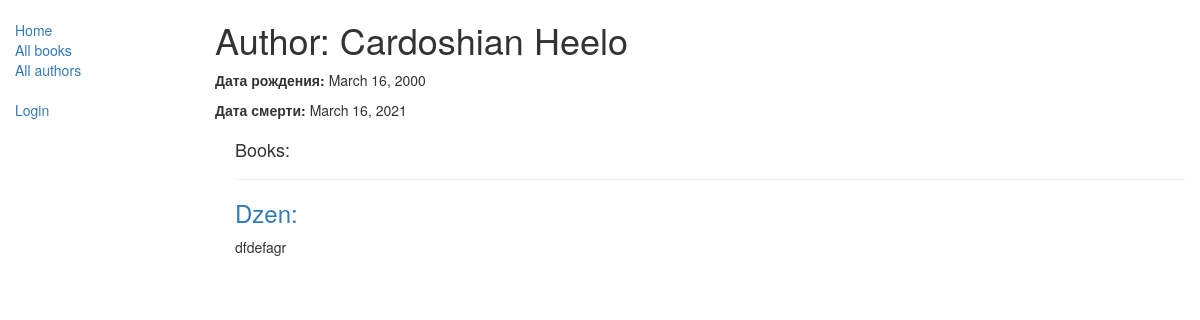
Before: /catalog/author/1 with the older database file.
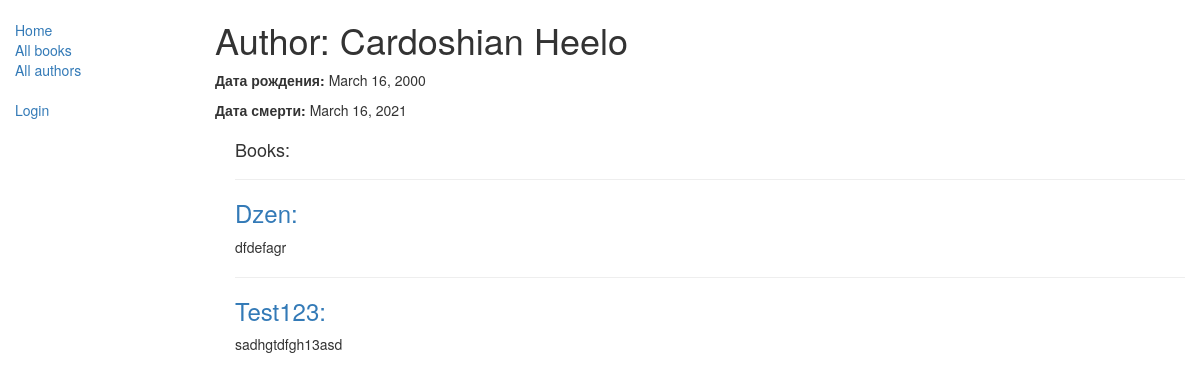
After: the same page with the newer database file.
### catalog/models.py (models this page shows, shortened)
class Book(models.Model):
    title = models.CharField(max_length=200)
    author = models.ForeignKey('Author', on_delete=models.SET_NULL, null=True)
    summary = models.TextField(max_length=1000, help_text="Описание книги")
    isbn = models.CharField('ISBN', max_length=13, help_text="13 символов")
    genre = models.ManyToManyField(Genre, help_text="Выберите жанр книги")
    language = models.ForeignKey('Language', on_delete=models.SET_NULL, null=True)
    def __str__(self):
        return self.title
    def display_genre(self):
        return ', '.join([genre.name for genre in self.genre.all()[:3] ])
    display_genre.short_description = 'Genre'

### catalog/views.py (the view)
# urls.py: url(r'^author/(?P<pk>\d+)$', views.AuthorDetailView.as_view(), name='author-detail'),
class AuthorDetailView(generic.DetailView):
    model = Author

### catalog/templates/catalog/author_detail.html
{% extends "base_generic.html" %}
{% block content %}
  <h1>Author: {{ author.last_name }} {{ author.first_name }}</h1>
  <p><strong>Дата рождения:</strong> {{ author.date_of_birth }}</p>
  <p><strong>Дата смерти:</strong> {{ author.date_of_death }}</p>
  <div style="margin-left:20px;margin-top:20px">
    <h4>Books:</h4>
    {% for book in author.book_set.all %}
      <hr>
      <h3> <a href="{% url 'book-detail' book.author.pk %}"> {{book}}: </a></h3>
      <p> {{ book.summary }} </p>
    {% endfor %}
  </div>
{% endblock %}

Changed rows visible on the page:
added Book: title "Test123", summary "sadhgtdfgh13asd"
